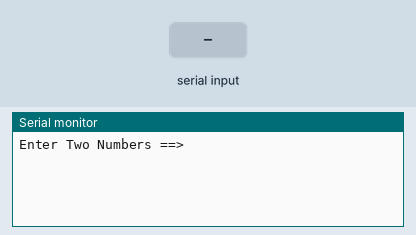
Simulated run of this sketch. Board: Arduino Uno, built with avr-gcc and run on an emulated ATmega328P. On the bench: the last lines printed to the serial monitor. Inputs (shaded band) come from the test bench.

Above: at 1.2 s.
1.3 s: "90,45\n" received over Serial
At 2.3 s:
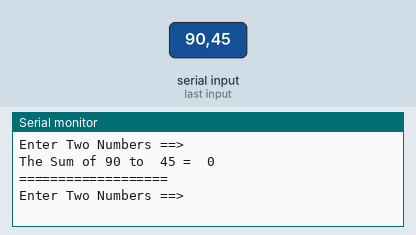
2.8 s: "30,150\n" received over Serial
At 3.7 s:
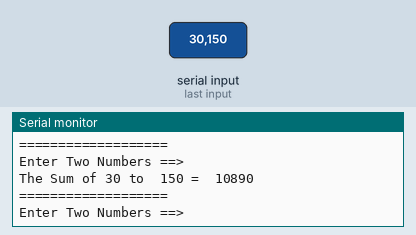

Measured:
- after the input at 1.3 s, the serial monitor: prints a new line at once (image 1)
- after the input at 2.8 s, the serial monitor: prints a new line at once (image 2)

The sketch:

5-6.ino
```cpp
void setup() {
  // 시리얼 통신 속도 설정 : 속도 9600 bps, 8데이터 비트, 패리티 없음, 한 개의 스톱비트
 Serial.begin(9600) ;

}
void loop() {
      int   Sum = 0,Num1 = 0, Num2 = 0;
      int i = 0;

      Serial.println("Enter Two Numbers ==>");

     // PC에서 데이터가 2개 전송되어 올때까지 기다린다.
      while(1) {
       if(Serial.available() >= 2 ) break;
      }

     Num1 =  Serial.parseInt();
     Num2 = Serial.parseInt();

     i = Num1 ;
     while( i <= Num2 ) {
       Sum += i ;    //       Sum = Sum + i ;
       i++;
     }

    Serial.print("The Sum of ");
    Serial.print(Num1);
    Serial.print(" to  ");
    Serial.print(Num2);
     Serial.print(" =  ");
    Serial.println(Sum);
    Serial.println("===================");
  }
```
